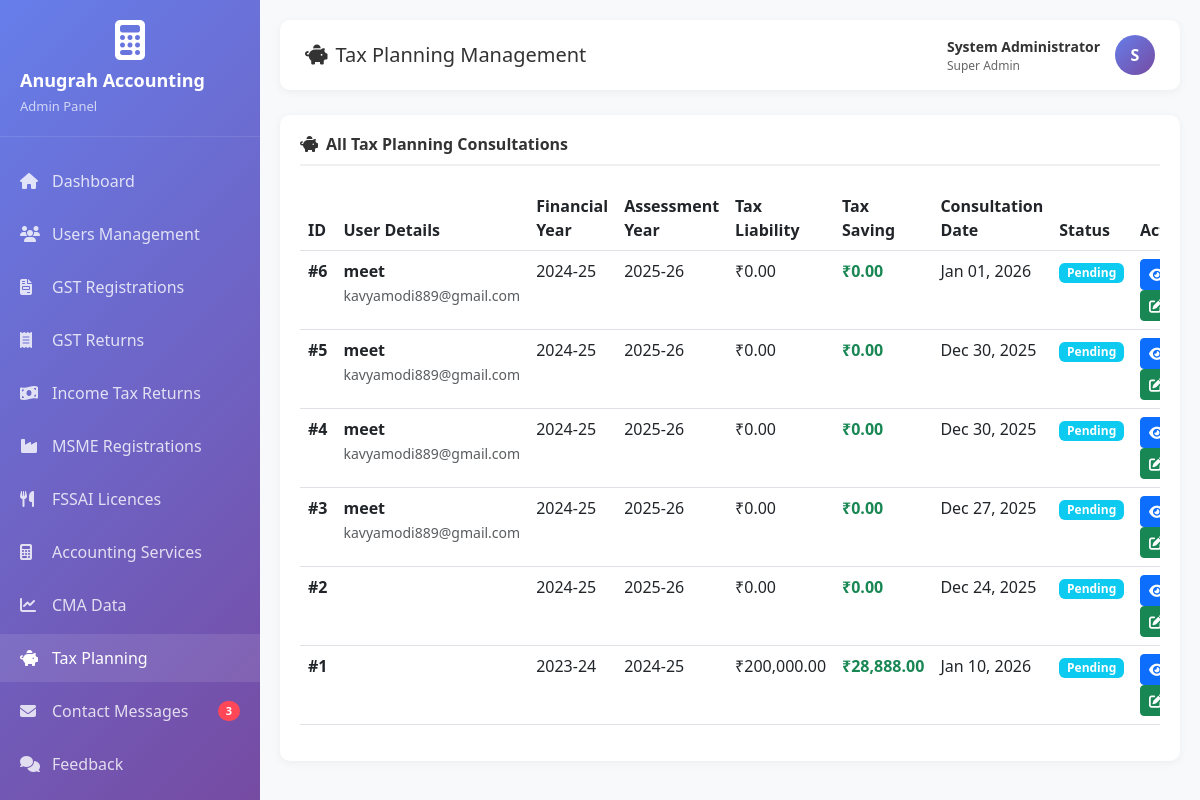
The app's page /admin_tax_planning.php (signed in) with its own data.
### tables this page shows
CREATE TABLE IF NOT EXISTS `tax_planning` (
  `id` int(11) NOT NULL AUTO_INCREMENT,
  `user_name` varchar(255) DEFAULT NULL,
  `user_email` varchar(255) DEFAULT NULL,
  `user_phone` varchar(20) DEFAULT NULL,
  `user_id` int(11) DEFAULT NULL,
  `financial_year` varchar(10) NOT NULL,
  `assessment_year` varchar(10) NOT NULL,
  `consultation_date` date DEFAULT NULL,
  `income_sources` text,
  `existing_investments` text,
  `recommended_investments` text,
  `estimated_tax_liability` decimal(15,2) DEFAULT NULL,
  `potential_tax_saving` decimal(15,2) DEFAULT NULL,
  `strategies_suggested` text,
  `documents` text,
  `notes` text,
  `status` varchar(20) DEFAULT 'Pending',
  `assigned_to` int(11) DEFAULT NULL,
  `created_at` timestamp NOT NULL DEFAULT CURRENT_TIMESTAMP,
  `updated_at` timestamp NOT NULL DEFAULT CURRENT_TIMESTAMP ON UPDATE CURRENT_TIMESTAMP,
  `submitted_at` timestamp NULL DEFAULT CURRENT_TIMESTAMP,
  PRIMARY KEY (`id`),
  KEY `idx_user_id` (`user_id`),
  KEY `idx_financial_year` (`financial_year`),
  KEY `idx_status` (`status`),
  KEY `idx_assigned_to` (`assigned_to`),
  KEY `idx_user_email` (`user_email`(191)),
  KEY `idx_user_phone` (`user_phone`)
);

CREATE TABLE IF NOT EXISTS `users` (
  `id` int(11) NOT NULL AUTO_INCREMENT,
  `name` varchar(100) NOT NULL,
  `email` varchar(100) NOT NULL,
  `phone` varchar(15) NOT NULL,
  `company_name` varchar(255) DEFAULT NULL,
  `gstin` varchar(15) DEFAULT NULL,
  `is_active` tinyint(1) DEFAULT '1',
  `password` varchar(255) NOT NULL,
  `created_at` timestamp NOT NULL DEFAULT CURRENT_TIMESTAMP,
  `updated_at` timestamp NOT NULL DEFAULT CURRENT_TIMESTAMP ON UPDATE CURRENT_TIMESTAMP,
  PRIMARY KEY (`id`),
  UNIQUE KEY `email` (`email`),
  KEY `idx_users_email` (`email`),
  KEY `idx_users_gstin` (`gstin`)
);

### admin_tax_planning.php (the view, shortened to what this page needs)
<?php
require_once 'db_config.php';
$adminName = $_SESSION['admin_name'];
$adminRole = $_SESSION['admin_role'];
$stats = array(
    'new_messages' => 0
);
$messageCount = $conn->query("SELECT COUNT(*) as count FROM contact_messages WHERE status = 'New'");
if ($messageCount && $row = $messageCount->fetch_assoc()) {
    $stats['new_messages'] = $row['count'];
}
$taxPlans = $conn->query("SELECT tp.*, u.name as user_name, u.email, u.phone, a.full_name as assigned_name
    FROM tax_planning tp
    LEFT JOIN users u ON tp.user_id = u.id
    LEFT JOIN admin_users a ON tp.assigned_to = a.id
    ORDER BY tp.created_at DESC");
?>
<!DOCTYPE html>
<html lang="en">
<head>
    <link href="https://cdn.jsdelivr.net/npm/bootstrap@5.3.0/dist/css/bootstrap.min.css" rel="stylesheet">
    <link href="https://cdnjs.cloudflare.com/ajax/libs/font-awesome/6.4.0/css/all.min.css" rel="stylesheet">
</head>
<body>
    <div class="sidebar">
        <div class="sidebar-header">
            <div class="text-center">
                <i class="fas fa-calculator" style="font-size: 40px; color: white; margin-bottom: 10px;"></i>
            </div>
            <h4>Anugrah Accounting</h4>
            <p>Admin Panel</p>
        </div>
        <ul class="sidebar-menu">
            <li><a href="admin_dashboard.php"><i class="fas fa-home"></i> Dashboard</a></li>
            <li><a href="admin_users.php"><i class="fas fa-users"></i> Users Management</a></li>
            <li><a href="admin_gst_reg.php"><i class="fas fa-file-invoice"></i> GST Registrations</a></li>
            <li><a href="admin_gst_returns.php"><i class="fas fa-receipt"></i> GST Returns</a></li>
            <li><a href="admin_income_tax.php"><i class="fas fa-money-bill-wave"></i> Income Tax Returns</a></li>
            <li><a href="admin_msme.php"><i class="fas fa-industry"></i> MSME Registrations</a></li>
            <li><a href="admin_fssai.php"><i class="fas fa-utensils"></i> FSSAI Licences</a></li>
            <li><a href="admin_accounting.php"><i class="fas fa-calculator"></i> Accounting Services</a></li>
            <li><a href="admin_cma.php"><i class="fas fa-chart-line"></i> CMA Data</a></li>
            <li><a href="admin_tax_planning.php" class="active"><i class="fas fa-piggy-bank"></i> Tax Planning</a></li>
            <li>
                <a href="admin_messages.php">
                    <i class="fas fa-envelope"></i> Contact Messages
                    <?php if($stats['new_messages'] > 0): ?>
                        <span class="notification-badge"><?php echo $stats['new_messages']; ?></span>
                    <?php endif; ?>
                </a>
            </li>
            <li><a href="admin_feedback.php"><i class="fas fa-comments"></i> Feedback</a></li>
            <li>
                <a href="admin_notifications.php">
                </a>
            </li>
        </ul>
    </div>
    <div class="main-content">
        <div class="top-nav">
            <h5><i class="fas fa-piggy-bank me-2"></i>Tax Planning Management</h5>
            <div class="admin-info">
                <div>
                    <div style="font-size: 14px; font-weight: 600; color: #333;"><?php echo htmlspecialchars($adminName); ?></div>
                    <div style="font-size: 12px; color: #666;"><?php echo htmlspecialchars($adminRole); ?></div>
                </div>
                <div class="admin-avatar"><?php echo strtoupper(substr($adminName, 0, 1)); ?></div>
            </div>
        </div>
        <div class="table-card">
            <h6><i class="fas fa-piggy-bank me-2"></i>All Tax Planning Consultations</h6>
            <div class="table-responsive">
                <table class="table table-hover">
                    <thead>
                        <tr>
                            <th>ID</th>
                            <th>User Details</th>
                            <th>Financial Year</th>
                            <th>Assessment Year</th>
                            <th>Tax Liability</th>
                            <th>Tax Saving</th>
                            <th>Consultation Date</th>
                            <th>Status</th>
                            <th>Actions</th>
                        </tr>
                    </thead>
                    <tbody>
                        <?php if($taxPlans->num_rows > 0): ?>
                            <?php while($plan = $taxPlans->fetch_assoc()): ?>
                            <tr>
                                <td><strong>#<?php echo $plan['id']; ?></strong></td>
                                <td>
                                    <strong><?php echo htmlspecialchars($plan['user_name']); ?></strong><br>
                                    <small class="text-muted"><?php echo htmlspecialchars($plan['email']); ?></small>
                                </td>
                                <td><?php echo htmlspecialchars($plan['financial_year']); ?></td>
                                <td><?php echo htmlspecialchars($plan['assessment_year']); ?></td>
                                <td>₹<?php echo number_format($plan['estimated_tax_liability'], 2); ?></td>
                                <td class="text-success"><strong>₹<?php echo number_format($plan['potential_tax_saving'], 2); ?></strong></td>
                                <td><?php echo $plan['consultation_date'] ? date('M d, Y', strtotime($plan['consultation_date'])) : '-'; ?></td>
                                <td>
                                    <?php
                                    $statusClass = 'secondary';
                                    if($plan['status'] == 'Completed') $statusClass = 'success';
                                    elseif($plan['status'] == 'In Progress') $statusClass = 'warning';
                                    elseif($plan['status'] == 'Pending') $statusClass = 'info';
                                    ?>
                                    <span class="badge bg-<?php echo $statusClass; ?>"><?php echo $plan['status']; ?></span>
                                </td>
                                <td>
                                    <button class="btn btn-sm btn-primary" data-bs-toggle="modal" data-bs-target="#viewModal<?php echo $plan['id']; ?>">
                                        <i class="fas fa-eye"></i>
                                    </button>
                                    <button class="btn btn-sm btn-success" data-bs-toggle="modal" data-bs-target="#updateModal<?php echo $plan['id']; ?>">
                                        <i class="fas fa-edit"></i>
                                    </button>
                                </td>
                            </tr>
                            <?php endwhile; ?>
                        <?php else: ?>
                            <tr>
                                <td colspan="9" class="text-center text-muted">No tax planning consultations found</td>
                            </tr>
                        <?php endif; ?>
                    </tbody>
                </table>
            </div>
        </div>
    </div>
</body>
</html>

### admin_tax_planning.php (style rules this page uses)
* { margin: 0; padding: 0; box-sizing: border-box; }
body { font-family: 'Segoe UI', Tahoma, Geneva, Verdana, sans-serif; background-color: #f8f9fa; }
.sidebar { position: fixed; top: 0; left: 0; height: 100vh; width: 260px; background: linear-gradient(135deg, #667eea 0%, #764ba2 100%); padding: 20px 0; overflow-y: auto; z-index: 1000; }
.sidebar-header { padding: 0 20px 20px; border-bottom: 1px solid rgba(255,255,255,0.1); margin-bottom: 20px; }
.sidebar-header h4 { color: white; font-size: 18px; font-weight: 600; margin-bottom: 5px; }
.sidebar-header p { color: rgba(255,255,255,0.7); font-size: 13px; margin: 0; }
.sidebar-menu { list-style: none; padding: 0; }
.sidebar-menu li { margin-bottom: 5px; position: relative; }
.sidebar-menu a { display: flex; align-items: center; padding: 12px 20px; color: rgba(255,255,255,0.8); text-decoration: none; transition: all 0.3s; }
.sidebar-menu a:hover, .sidebar-menu a.active { background: rgba(255,255,255,0.1); color: white; }
.sidebar-menu i { width: 20px; margin-right: 12px; font-size: 16px; }
.notification-badge { background: #ff4757; color: white; border-radius: 10px; padding: 2px 8px; font-size: 11px; font-weight: 600; margin-left: auto; }
.main-content { margin-left: 260px; padding: 20px; }
.top-nav { background: white; padding: 15px 25px; border-radius: 10px; margin-bottom: 25px; box-shadow: 0 2px 10px rgba(0,0,0,0.05); display: flex; justify-content: space-between; align-items: center; }
.top-nav h5 { margin: 0; color: #333; }
.admin-info { display: flex; align-items: center; gap: 15px; }
.admin-avatar { width: 40px; height: 40px; border-radius: 50%; background: linear-gradient(135deg, #667eea 0%, #764ba2 100%); display: flex; align-items: center; justify-content: center; color: white; font-weight: 600; }
.table-card { background: white; border-radius: 10px; padding: 20px; box-shadow: 0 2px 10px rgba(0,0,0,0.05); }
.table-card h6 { color: #333; font-weight: 600; margin-bottom: 20px; padding-bottom: 10px; border-bottom: 2px solid #f0f0f0; }

### records on screen
tax_planning: id "6", user.name "meet", user.email "kavyamodi889@gmail.com", financial_year "2024-25", assessment_year "2025-26", estimated_tax_liability "0.00", potential_tax_saving "0.00", consultation_date "Jan 01, 2026", status "Pending"
tax_planning: id "5", user.name "meet", user.email "kavyamodi889@gmail.com", financial_year "2024-25", assessment_year "2025-26", estimated_tax_liability "0.00", potential_tax_saving "0.00", consultation_date "Dec 30, 2025", status "Pending"
tax_planning: id "4", user.name "meet", user.email "kavyamodi889@gmail.com", financial_year "2024-25", assessment_year "2025-26", estimated_tax_liability "0.00", potential_tax_saving "0.00", consultation_date "Dec 30, 2025", status "Pending"
tax_planning: id "3", user.name "meet", user.email "kavyamodi889@gmail.com", financial_year "2024-25", assessment_year "2025-26", estimated_tax_liability "0.00", potential_tax_saving "0.00", consultation_date "Dec 27, 2025", status "Pending"
tax_planning: id "2", financial_year "2024-25", assessment_year "2025-26", estimated_tax_liability "0.00", potential_tax_saving "0.00", consultation_date "Dec 24, 2025", status "Pending"
tax_planning: id "1", financial_year "2023-24", assessment_year "2024-25", estimated_tax_liability "200,000.00", potential_tax_saving "28,888.00", consultation_date "Jan 10, 2026", status "Pending"

### other values on screen
$stats['new_messages'] "3"
$adminName "System Administrator"
$adminRole "Super Admin"
substr($adminName, 0, 1) "S"
